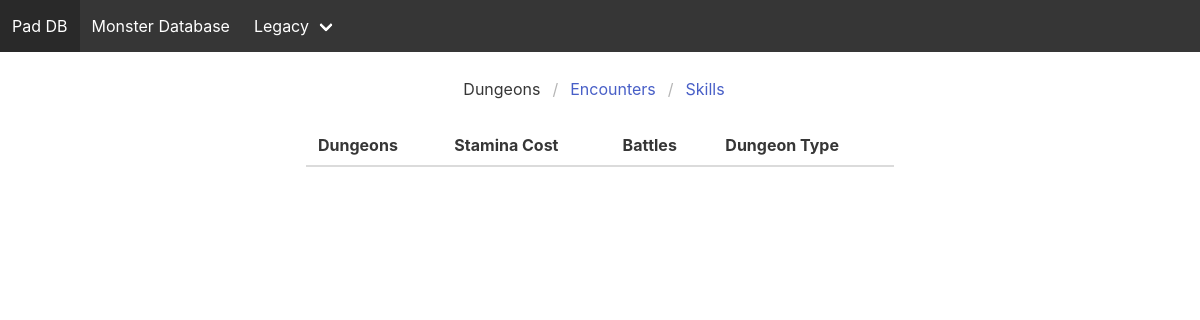
Page /all/dungeons on the earlier database version.
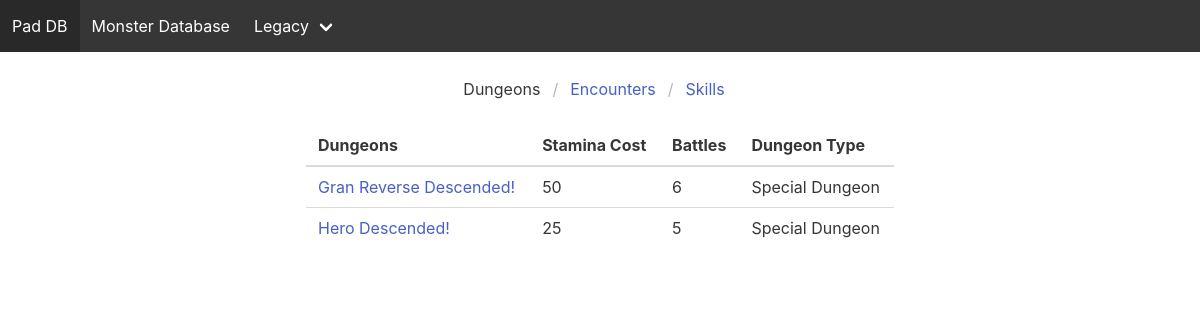
Same page on the later database version.
### dungeon/models.py (models this page shows, shortened)
class Dungeon(models.Model):
    jpnTitle = models.CharField(default="", max_length=50)
    altTitle = models.CharField(default="", max_length=50)
    altTitle2 = models.CharField(default="", max_length=50)
    stamina = models.CharField(default="", max_length=10)
    battles = models.CharField(default="", max_length=10)
    dungeonType = models.CharField(default="", max_length=30)
    dungeonLink = models.TextField(default="")
    daily = models.BooleanField(default=False)
    monsters = models.ManyToManyField(Monster)
    repeat = models.CharField(default="", max_length=10)

### dungeon/views.py (the view)
# urls.py: path('all/dungeons', dv.allDungeons),
def allDungeons(request):
    dungeons = Dungeon.objects.order_by('altTitle').all()
    template = 'allDungeons.html'
    context = {'dungeons': dungeons}
    return render(request, template, context)

### templates/allDungeons.html (shortened to what this page needs)
{% extends 'home.html' %}
{% block content %}
    <nav class="breadcrumb is-centered" aria-label="breadcrumbs" style="margin-top: 25px;">
        <ul>
            <li class="is-active"><a href="/all/dungeons">Dungeons</a></li>
            <li><a href="/all/encounters">Encounters</a></li>
            <li><a href="/all/skills">Skills</a></li>
        </ul>
    </nav>
    <div class="columns is-centered is-fluid">
        <div class="column is-half">
            <table class="table is-fullwidth" id="myTable">
                <thead>
                <tr>
                    <th>Dungeons</th>
                    <th>Stamina Cost</th>
                    <th>Battles</th>
                    <th>Dungeon Type</th>
                </tr>
                </thead>
                <tbody>
                {% for dungeon in dungeons %}
                    <tr>
                        <td><a href="/dungeon/{{ dungeon.id }}"> {{ dungeon.altTitle }} </a></td>
                        <td> {{ dungeon.stamina }}</td>
                        <td> {{ dungeon.battles }}</td>
                        <td> {{ dungeon.dungeonType }}</td>
                    </tr>
                {% endfor %}
                </tbody>
            </table>
        </div>
    </div>
{% endblock %}

Differences in the rows shown:
added Dungeon: altTitle "Gran Reverse Descended!", stamina "50", battles "6", dungeonType "Special Dungeon"
added Dungeon: altTitle "Hero Descended!", stamina "25", battles "5", dungeonType "Special Dungeon"
